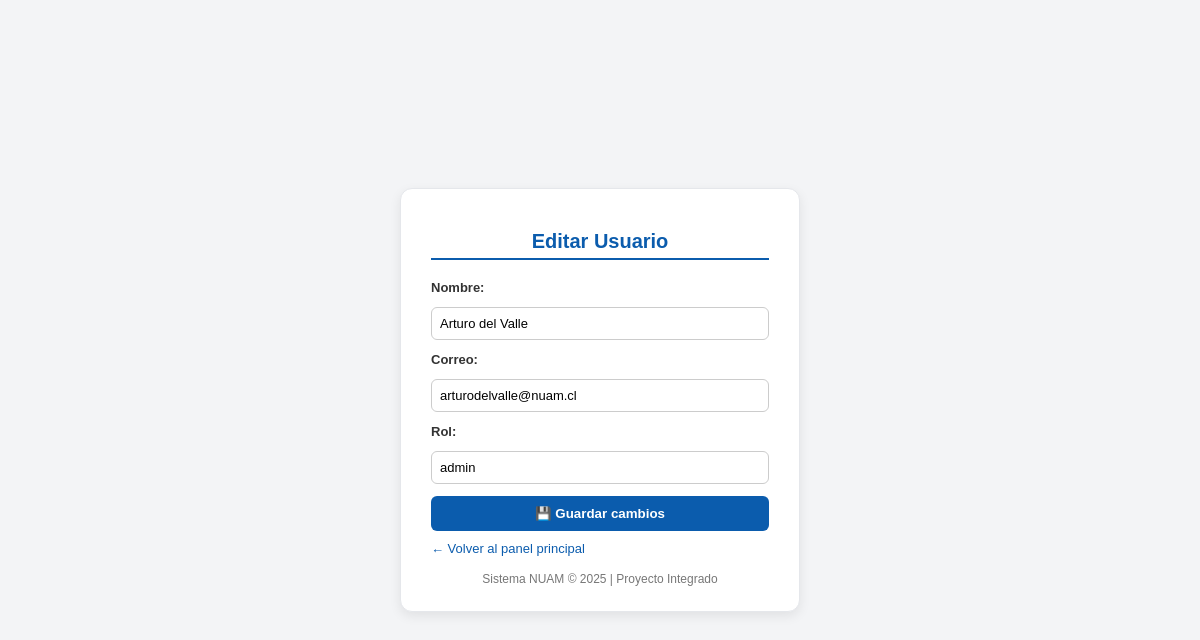
The app's page /usuarios/3/editar/ (signed in) with its own data.
### miApp/models.py (models this page shows, shortened)
class Usuario(models.Model):
    ROL_CHOICES = (
        ('admin', 'Administrador'),
        ('analista', 'Analista'),
    )
    nombre = models.CharField(max_length=100)
    correo = models.EmailField(unique=True)
    rol = models.CharField(max_length=20, choices=ROL_CHOICES, default='analista')
    activo = models.BooleanField(default=True)
    password = models.CharField(max_length=128, blank=True)
    intentos_fallidos = models.PositiveIntegerField(default=0)
    bloqueado = models.BooleanField(default=False)

### miApp/views.py (the view, shortened to what this page needs)
# urls.py: path('usuarios/<int:id>/editar/', editar_usuario, name='editar_usuario'),
@login_required
def editar_usuario(request, id):
    usuario = get_object_or_404(Usuario, id=id)
    es_admin = request.user.is_superuser
    es_mi_usuario = (request.user.email == usuario.correo)
    if not (es_admin or es_mi_usuario):
        messages.error(request, "No tienes permisos para editar este usuario.")
        return redirect('main')
    return render(request, 'editar_usuario.html', {
        'usuario': usuario,
        'es_admin': es_admin,
    })

### miApp/templates/editar_usuario.html (shortened to what this page needs)
<!DOCTYPE html>
<html lang="es">
  <head>
  </head>
  <body>
    <div class="contenedor">
      <h2>Editar Usuario</h2>
      <form method="POST">
        <label for="nombre">Nombre:</label>
        <input
          id="nombre"
          type="text"
          name="nombre"
          value="{{ usuario.nombre }}"
          required
        />
        <label for="correo">Correo:</label>
        <input
          id="correo"
          type="email"
          name="correo"
          value="{{ usuario.correo }}"
          required
        />
        <label for="rol">Rol:</label>
        <input
          id="rol"
          type="text"
          name="rol"
          value="{{ usuario.rol }}"
          placeholder="Ej: analista / administrador"
          required
        />
        <button type="submit">💾 Guardar cambios</button>
      </form>
      <a href="{% url 'main' %}">← Volver al panel principal</a>
      <footer>Sistema NUAM © 2025 | Proyecto Integrado</footer>
    </div>
  </body>
</html>

### miApp/templates/editar_usuario.html (style rules this page uses)
:root { --azul: #0b5cad; --azul-oscuro: #094d91; --gris-fondo: #f3f4f6; --gris-borde: #e5e7eb; }
* { box-sizing: border-box; }
body { font-family: Arial, Helvetica, sans-serif; background-color: var(--gris-fondo); margin: 0; color: #333; display: flex; justify-content: center; align-items: center; height: 100vh; }
.contenedor { background: white; padding: 25px 30px; border-radius: 12px; box-shadow: 0 4px 12px rgba(0, 0, 0, 0.08); width: 100%; max-width: 400px; border: 1px solid #e5e7eb; }
h2 { text-align: center; color: var(--azul); font-size: 20px; margin-bottom: 20px; border-bottom: 2px solid var(--azul); padding-bottom: 5px; }
form { display: flex; flex-direction: column; gap: 12px; }
label { font-weight: bold; font-size: 13px; }
input { padding: 8px; border: 1px solid #ccc; border-radius: 6px; font-size: 13px; }
button { background-color: var(--azul); color: white; border: none; border-radius: 6px; padding: 10px; cursor: pointer; font-weight: bold; transition: background 0.2s ease; }
a { display: inline-block; text-align: center; margin-top: 10px; color: var(--azul); text-decoration: none; font-size: 13px; }
footer { text-align: center; color: #777; font-size: 12px; margin-top: 15px; }

### records on screen
Usuario: nombre "Arturo del Valle", correo "arturodelvalle@nuam.cl", rol "admin"
